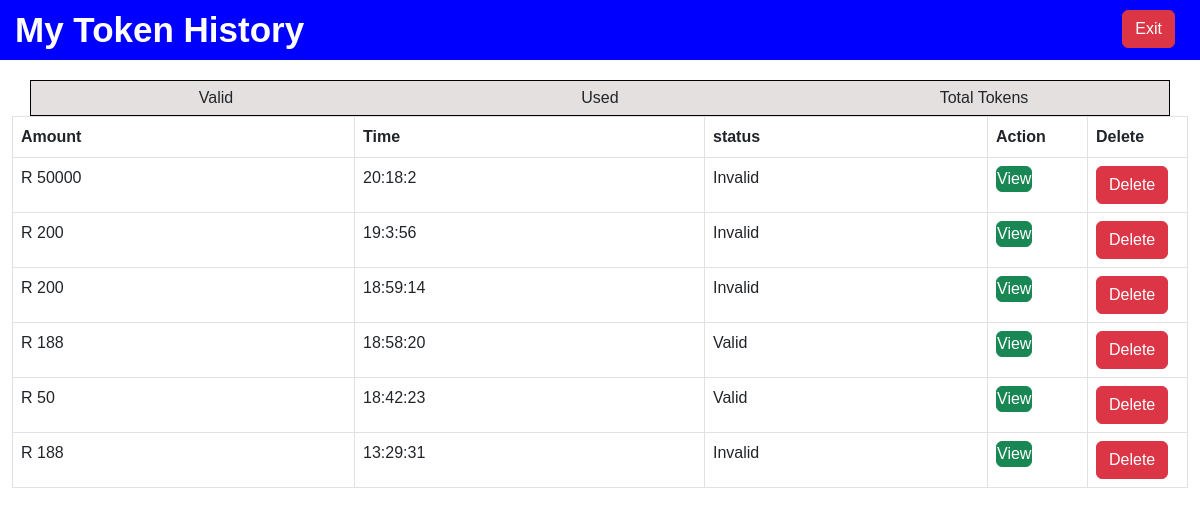
Page /my_paycodes (signed in) on the committed database.
### app_models/accounts.py (models this page shows)
class Recharge_Tokens(db.Model):
    id = db.Column(db.Integer, primary_key=True)
    token = db.Column(db.Integer, unique=True)
    sender_name = db.Column(db.String(100))
    currency = db.Column(db.String(100))
    currency_symbol = db.Column(db.String(5))
    value = db.Column(db.Integer)
    status = db.Column(db.String(50))
    created_date = db.Column(db.Date)
    created_time = db.Column(db.Time)
    user_id = db.Column(db.ForeignKey("user.id"), nullable=False)

### app.py (the view)
@app.route("/my_paycodes")
@login_required
def my_paycodes():
    page_name = 'My Token History'
    user_id = current_user.id
    account = Accounts.query.get(user_id)
    sender_name = account.account_name
    tokens = Recharge_Tokens.query.filter_by(user_id=user_id,).order_by(
        Recharge_Tokens.created_date.desc(),
        Recharge_Tokens.created_time.desc()
    ).all()
    return render_template("funds/my_paycodes.html", tokens=tokens,page_name=page_name,sender_name=sender_name)

### app.py (called while the page is built)
@login_manager.user_loader
def load_user(user_id):
    return User.query.get(int(user_id))

### templates/funds/my_paycodes.html (shortened to what this page needs)
{% extends  'layouts/statements.html' %}
{% block content %}
<div class="container">
    <div class="row">
        <div class="col">Valid {{ valid_codes }}</div>
        <div class="col">Used {{used_codes }}</div>
        <div class="col">Total Tokens {{total_codes}}</div>
    </div>
</div>
<table class="table table-bordered">
    <thead>
        <tr>
            <th>Amount</th>
            <th>Time</th>
            <th>status</th>
            <th class="action">Action</th>
            <th class="action mobile">Delete</th>
        </tr>
    </thead>
    <tbody>
        {% if tokens %}
        {% for token in tokens %}
        <tr >
            <td class="{{balance}}" >{{ token.currency_symbol}} {{ token.value }}</td>
            <td>{{token.created_time.hour}}:{{token.created_time.minute}}:{{token.created_time.second}}</td>
            <td>{{ token.status|capitalize }}</td>
            <td >
                <form method="POST" action="/view_paycode">
                    <button type="submit" class="btn btn-success ">View</button>
                </form>
            </td>
            <td class="mobile">
                <form method="POST" action="{{ url_for('delete_token', token_id=token.id) }}">
                    {% if token.status == 'Valid' %}
                    <button type="submit" id="delete" class="btn btn-primary">Reverse</button>
                    {% else %}
                    <button type="submit" class="btn btn-danger ">Delete</button>
                    {% endif %}
                </form>
            </td>
        </tr>
        {% endfor %}
        {% endif %}
    </tbody>
            </table>
{% endblock %}

### static/custom/css/style.css (style rules this page uses)
* { padding: 0; margin: 0; }
body { font-family: Arial, sans-serif; margin: 0; padding: 0; }
.container { margin-top: 80px; padding: 5px; border: 1px solid black; text-align: center; background-color: rgb(228, 224, 224); }

### templates/funds/my_paycodes.html (style rules this page uses)
.action { width: 100px; }
.container { margin-top: 80px; }
.btn-success { padding: 0px; }

### rows in the picture
Recharge_Tokens: currency_symbol "R", value "50000", created_time.hour "20", created_time.minute "18", created_time.second "2", status "Invalid", shows "Delete"
Recharge_Tokens: currency_symbol "R", value "200", created_time.hour "19", created_time.minute "3", created_time.second "56", status "Invalid", shows "Delete"
Recharge_Tokens: currency_symbol "R", value "200", created_time.hour "18", created_time.minute "59", created_time.second "14", status "Invalid", shows "Delete"
Recharge_Tokens: currency_symbol "R", value "188", created_time.hour "18", created_time.minute "58", created_time.second "20", status "Valid", shows "Delete"
Recharge_Tokens: currency_symbol "R", value "50", created_time.hour "18", created_time.minute "42", created_time.second "23", status "Valid", shows "Delete"
Recharge_Tokens: currency_symbol "R", value "188", created_time.hour "13", created_time.minute "29", created_time.second "31", status "Invalid", shows "Delete"

### other values in the picture
{{ page_name }} "My Token History"
